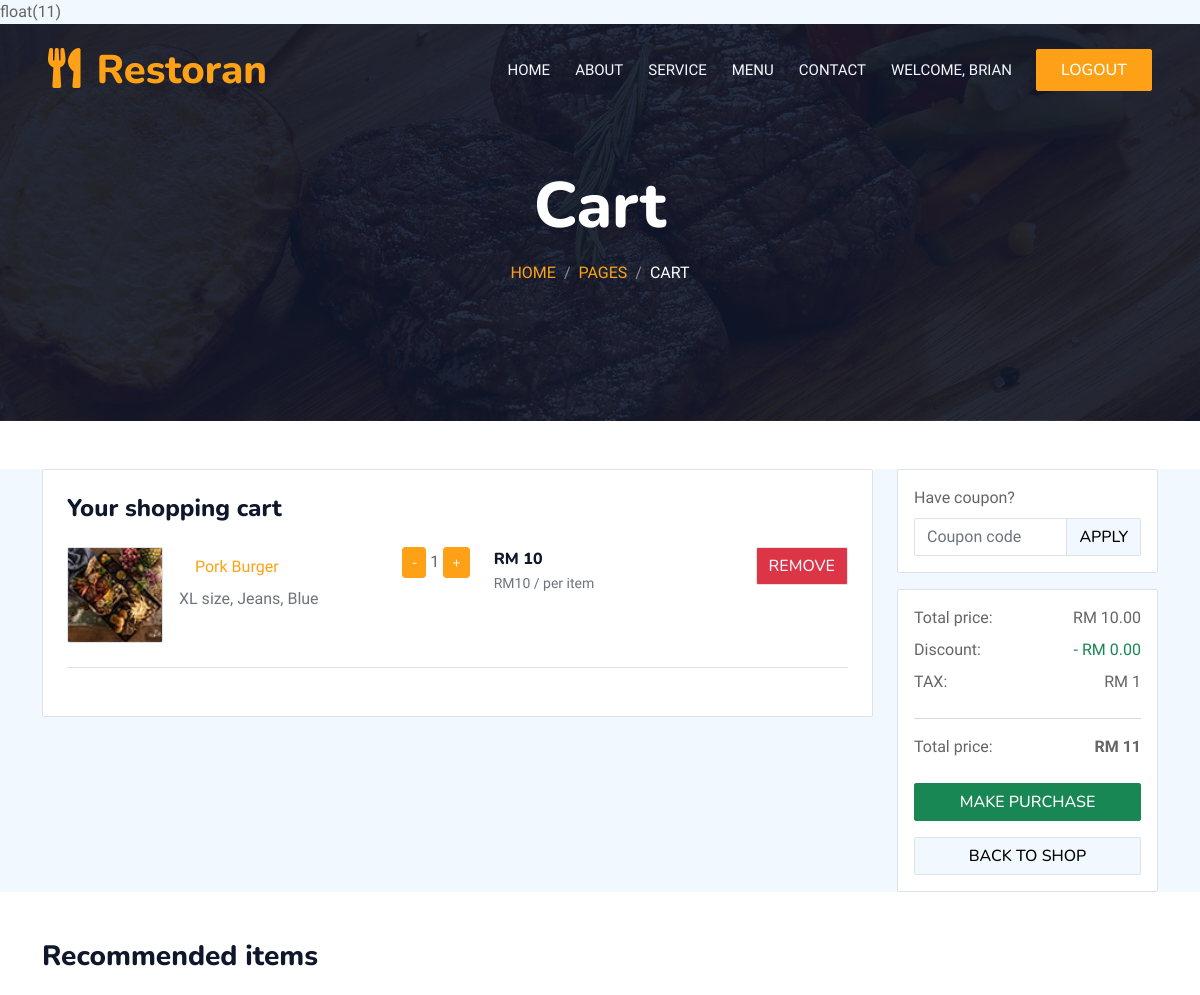
The page /log_cart.php?userID=15 (upper part) on the database as committed earlier.
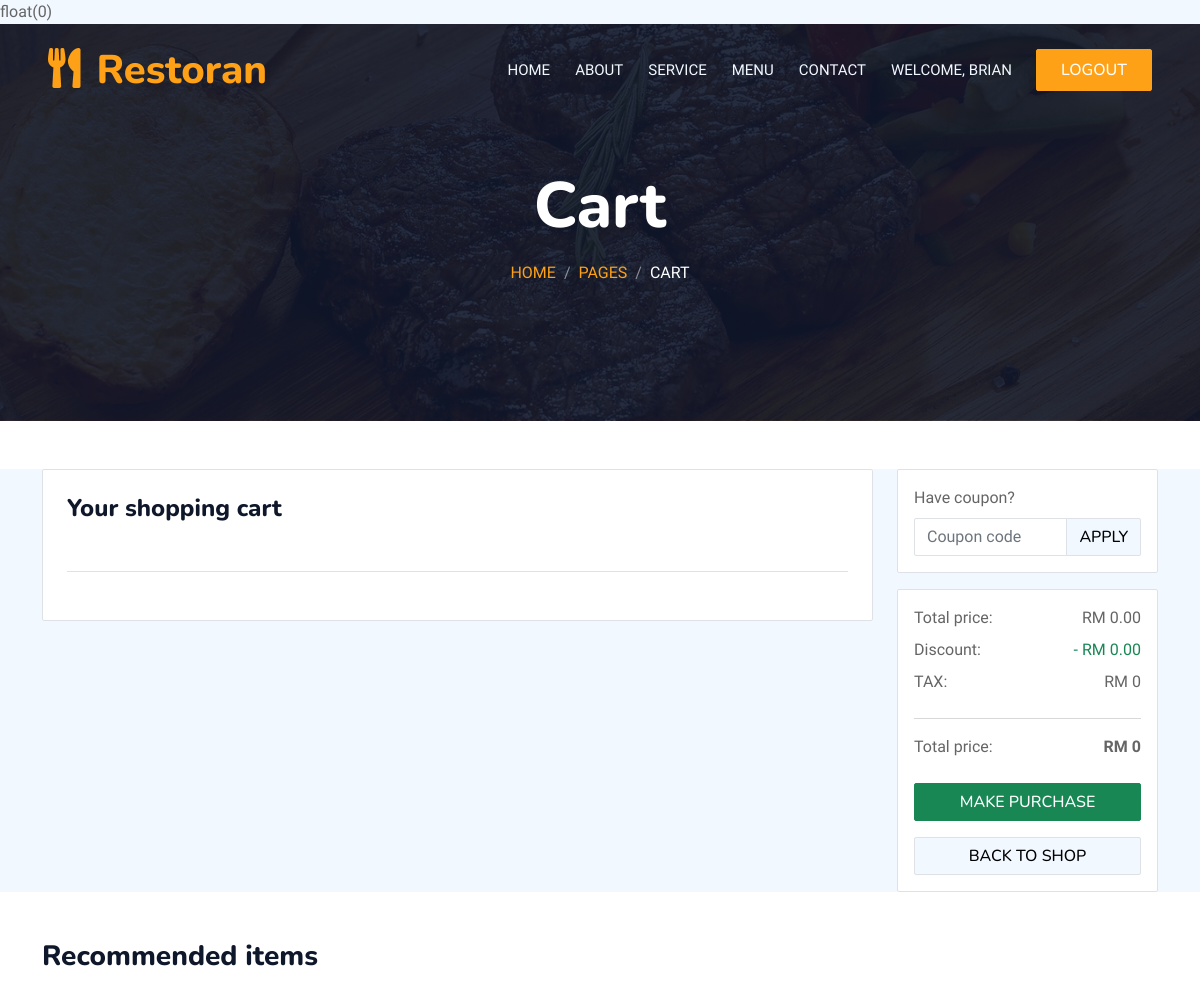
The same page on the database as committed later.
### tables this page shows
CREATE TABLE `cart` (
  `cart_id` int(100) NOT NULL,
  `food_id` int(100) NOT NULL,
  `num_food` int(30) NOT NULL,
  `food_total_price` double NOT NULL,
  `cart_food_delete` int(11) NOT NULL DEFAULT 1,
  `user_id` int(255) NOT NULL
);

CREATE TABLE `menu` (
  `food_id` int(11) NOT NULL,
  `food_img` varchar(255) NOT NULL,
  `food_name` varchar(100) NOT NULL,
  `food_price` varchar(30) NOT NULL,
  `food_type` varchar(50) NOT NULL,
  `food_description` varchar(200) NOT NULL,
  `food_delete` int(10) NOT NULL DEFAULT 0
);

### log_cart.php (the view, shortened to what the changed rows need)
<?php include ("connection_sql.php") ?>
<!DOCTYPE html>
<html lang="en">
<head>
    <link href="https://cdnjs.cloudflare.com/ajax/libs/font-awesome/5.10.0/css/all.min.css" rel="stylesheet">
    <link href="https://cdn.jsdelivr.net/npm/bootstrap-icons@1.4.1/font/bootstrap-icons.css" rel="stylesheet">
    <link href="lib/animate/animate.min.css" rel="stylesheet">
    <link href="lib/owlcarousel/assets/owl.carousel.min.css" rel="stylesheet">
    <link href="lib/tempusdominus/css/tempusdominus-bootstrap-4.min.css" rel="stylesheet" />
    <link href="css/bootstrap.min.css" rel="stylesheet">
    <link href="css/style.css" rel="stylesheet">
</head>
<?php
    $uid = isset($_GET['userID']) ? $_GET['userID'] : null;
    $sql = "SELECT *, (food_total_price * num_food) AS food_total_price FROM cart JOIN menu ON cart.food_id = menu.food_id WHERE cart_food_delete = '1' AND user_id = '$uid'";
    $result = mysqli_query($connect, $sql);
    $resultcheck = mysqli_num_rows($result);
    if ($resultcheck > 0)
    {
        $totalPrice = 0.0;
        while ($row = mysqli_fetch_assoc($result))
        {
            $totalPrice += $row['food_total_price'];
        }
        $fd_price_total = number_format($totalPrice, 2);
        $tax = $fd_price_total * 0.1;
        $total = $fd_price_total + $tax;
    }
    else{
        $totalPrice = 0.0;
        $fd_price_total = number_format($totalPrice, 2);
        $tax = $fd_price_total * 0.1;
        $total = 0.00;
    }
?>
<?php
    var_dump($total);
?>
<body>
    <div class="container-xxl bg-white p-0">
        <div class="container-xxl position-relative p-0">
                <nav class="navbar navbar-expand-lg navbar-dark bg-dark px-4 px-lg-5 py-3 py-lg-0">
                    <a href="" class="navbar-brand p-0">
                        <h1 class="text-primary m-0"><i class="fa fa-utensils me-3"></i>Restoran</h1>
                    </a>
                </nav>
                <div class="container-xxl py-5 bg-dark hero-header mb-5">
                    <div class="container text-center my-5 pt-5 pb-4">
                        <h1 class="display-3 text-white mb-3 animated slideInDown">Cart</h1>
                    </div>
                </div>
            </div>
<section class="bg-light my-5">
    <div class="container">
        <div class="row">
                <div class="col-lg-9">
                    <div class="card border shadow-0">
                        <div class="m-4">
                            <?php
                                    $sql = " SELECT * FROM cart JOIN menu ON cart.food_id = menu.food_id WHERE cart_food_delete = '1' AND user_id = '$uid' ";
                                    $result = mysqli_query($connect , $sql);
                                    $resultcheck = mysqli_num_rows($result);
                                    if($resultcheck > 0)
                                    {
                                        while($row = mysqli_fetch_assoc($result))
                                        {
                                          echo '<form method="POST" class="delete-item-form" id="cart_item_' . $row['cart_id'] . '">';
                                          echo '    <div class="row gy-3">';
                                          echo '        <div class="col-lg-5">';
                                          echo '            <div class="me-lg-5">';
                                          echo '                <div class="d-flex">';
                                          echo '                    <img src="./img/' . $row['food_img'] . '" class="border rounded me-3" style="width: 96px; height: 96px;" />';
                                          echo '                    <div class="">';
                                          echo '                        <a href="#" class="nav-link">' . $row['food_name'] . '</a>';
                                          echo '                        <p class="text-muted">XL size, Jeans, Blue</p>';
                                          echo '                    </div>';
                                          echo '                </div>';
                                          echo '            </div>';
                                          echo '        </div>';
                                          echo '        <div class="col-lg-2 col-sm-6 col-6 d-flex flex-row flex-lg-column flex-xl-row text-nowrap">';
                                          echo '            <div class="me-4">';
                                          echo '                  <button class="btn btn-sm btn-primary decrement" data-food-id="' . $row['cart_id'] . '">-</button>';
                                          echo '                  <span id="numFood_' . $row['cart_id'] . '">' . $row['num_food'] . '</span>';
                                          echo '                  <button class="btn btn-sm btn-primary increment" data-food-id="' . $row['cart_id'] . '">+</button>';
                                          echo '            </div>';
                                          echo '            <div class="">';
                                          echo '                <text class="h6">RM '. $row['food_total_price'] .' </text> <br />';
                                          echo '                <small class="text-muted text-nowrap">RM' . $row['food_price'] . ' / per item</small>';
                                          echo '            </div>';
                                          echo '        </div>';
                                          echo '        <div class="col-lg col-sm-6 d-flex justify-content-sm-center justify-content-md-start justify-content-lg-center justify-content-xl-end mb-2">';
                                          echo '            <div class="float-md-end">';
                                          echo '                 <input type="submit" value="Remove" name="delete_item" class="btn btn-danger border text-light icon-hover-danger" onclick="remove(' . $row['cart_id'] . ')" ></input>';
                                          echo '            </div>';
                                          echo '        </div>';
                                          echo '    </div>';
                                          echo '</form> ';
                                        }
                                    }
                                ?>
                        </div>
                    </div>
                </div>
            <div class="col-lg-3">
                  <div class="card shadow-0 border">
                              <div class="card-body">
                                  <div class="d-flex justify-content-between">
                                      <p class="mb-2">Total price:</p>
                                      <p class="mb-2">RM <?php echo $fd_price_total?></p>
                                  </div>
                                  <div class="d-flex justify-content-between">
                                      <p class="mb-2">TAX:</p>
                                      <p class="mb-2">RM <?php echo $tax?></p>
                                  </div>
                                  <div class="d-flex justify-content-between">
                                      <p class="mb-2">Total price:</p>
                                      <p class="mb-2 fw-bold">RM <?php echo $total?></p>
                                  </div>
                              </div>
                          </div>
            </div>
        </div>
    </div>
</section>
  <section>
  </section>
    </div>
</body>
</html>

Rows that differ between the two databases and show on the page:
removed cart: food.food_img (picture), food.food_name "Pork Burger", num_food "1", food_total_price "10", food.food_price "10"
Other text that changed with them:
text written by a page script: "float(11)" → "float(0)"
$fd_price_total: "10.00" → "0.00"
$tax: "1" → "0"
$total: "11" → "0"
